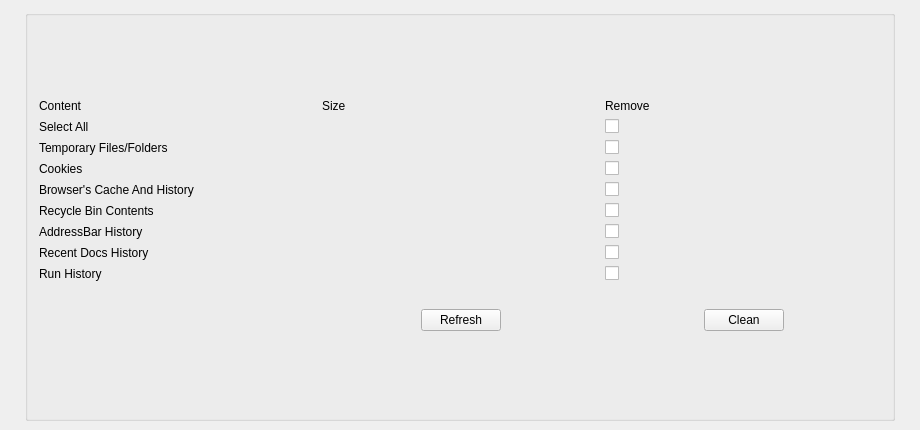
       <widget class="QWidget" name="tab_3">
        <attribute name="title">
         <string>Cleaner</string>
        </attribute>
        <widget class="QWidget" name="horizontalLayoutWidget_7">
         <property name="geometry">
          <rect>
           <x>10</x>
           <y>10</y>
           <width>901</width>
           <height>411</height>
          </rect>
         </property>
         <layout class="QHBoxLayout" name="horizontalLayout_25">
          <item>
           <spacer name="horizontalSpacer_38">
            <property name="orientation">
             <enum>Qt::Horizontal</enum>
            </property>
            <property name="sizeHint" stdset="0">
             <size>
              <width>40</width>
              <height>20</height>
             </size>
            </property>
           </spacer>
          </item>
          <item>
           <widget class="QGroupBox" name="groupBox_11">
            <property name="minimumSize">
             <size>
              <width>870</width>
              <height>370</height>
             </size>
            </property>
            <property name="title">
             <string/>
            </property>
            <widget class="QWidget" name="verticalLayoutWidget_2">
             <property name="geometry">
              <rect>
               <x>10</x>
               <y>30</y>
               <width>851</width>
               <height>351</height>
              </rect>
             </property>
             <layout class="QVBoxLayout" name="verticalLayout_13">
              <property name="leftMargin">
               <number>2</number>
              </property>
              <property name="topMargin">
               <number>2</number>
              </property>
              <property name="rightMargin">
               <number>2</number>
              </property>
              <property name="bottomMargin">
               <number>2</number>
              </property>
              <item>
               <layout class="QGridLayout" name="gridLayout">
                <property name="leftMargin">
                 <number>2</number>
                </property>
                <property name="topMargin">
                 <number>2</number>
                </property>
                <property name="rightMargin">
                 <number>2</number>
                </property>
                <property name="bottomMargin">
                 <number>2</number>
                </property>
                <item row="7" column="2">
                 <widget class="QCheckBox" name="checkBox_cleaner_6">
                  <property name="text">
                   <string/>
                  </property>
                 </widget>
                </item>
                <item row="4" column="0">
                 <widget class="QLabel" name="label_cleaner_6">
                  <property name="text">
                   <string>Cookies</string>
                  </property>
                 </widget>
                </item>
                <item row="5" column="2">
                 <widget class="QCheckBox" name="checkBox_cleaner_4">
                  <property name="text">
                   <string/>
                  </property>
                 </widget>
                </item>
                <item row="3" column="2">
                 <widget class="QCheckBox" name="checkBox_cleaner_2">
                  <property name="text">
                   <string/>
                  </property>
                 </widget>
                </item>
                <item row="11" column="0">
                 <spacer name="horizontalSpacer_7">
                  <property name="orientation">
                   <enum>Qt::Horizontal</enum>
                  </property>
                  <property name="sizeHint" stdset="0">
                   <size>
                    <width>40</width>
                    <height>20</height>
                   </size>
                  </property>
                 </spacer>
                </item>
                <item row="4" column="1">
                 <widget class="QLabel" name="label_cleaner_14">
                  <property name="text">
                   <string/>
                  </property>
                 </widget>
                </item>
                <item row="3" column="1">
                 <widget class="QLabel" name="label_cleaner_13">
                  <property name="text">
                   <string/>
                  </property>
                 </widget>
                </item>
                <item row="1" column="1">
                 <widget class="QLabel" name="label_cleaner_2">
                  <property name="text">
                   <string>Size</string>
                  </property>
                 </widget>
                </item>
                <item row="4" column="2">
                 <widget class="QCheckBox" name="checkBox_cleaner_3">
                  <property name="text">
                   <string/>
                  </property>
                 </widget>
                </item>
                <item row="8" column="2">
                 <widget class="QCheckBox" name="checkBox_cleaner_7">
                  <property name="text">
                   <string/>
                  </property>
                 </widget>
                </item>
                <item row="6" column="0">
                 <widget class="QLabel" name="label_cleaner_8">
                  <property name="text">
                   <string>Recycle Bin Contents</string>
                  </property>
                 </widget>
                </item>
                <item row="2" column="1">
                 <widget class="QLabel" name="label_cleaner_12">
                  <property name="text">
                   <string/>
                  </property>
                 </widget>
                </item>
                <item row="7" column="0">
                 <widget class="QLabel" name="label_cleaner_9">
                  <property name="text">
                   <string>AddressBar History</string>
                  </property>
                 </widget>
                </item>
                <item row="2" column="0">
                 <widget class="QLabel" name="label_cleaner_4">
                  <property name="text">
                   <string>Select All</string>
                  </property>
                 </widget>
                </item>
                <item row="1" column="0">
                 <widget class="QLabel" name="label_cleaner_1">
                  <property name="text">
                   <string>Content</string>
                  </property>
                 </widget>
                </item>
                <item row="8" column="1">
                 <widget class="QLabel" name="label_cleaner_18">
                  <property name="text">
                   <string/>
                  </property>
                 </widget>
                </item>
                <item row="8" column="0">
                 <widget class="QLabel" name="label_cleaner_10">
                  <property name="text">
                   <string>Recent Docs History</string>
                  </property>
                 </widget>
                </item>
                <item row="2" column="2">
                 <widget class="QCheckBox" name="checkBox_cleaner_1">
                  <property name="text">
                   <string/>
                  </property>
                 </widget>
                </item>
                <item row="11" column="1">
                 <layout class="QHBoxLayout" name="horizontalLayout_18">
                  <property name="leftMargin">
                   <number>2</number>
                  </property>
                  <property name="topMargin">
                   <number>2</number>
                  </property>
                  <property name="rightMargin">
                   <number>2</number>
                  </property>
                  <property name="bottomMargin">
                   <number>2</number>
                  </property>
                  <item>
                   <spacer name="horizontalSpacer_5">
                    <property name="orientation">
                     <enum>Qt::Horizontal</enum>
                    </property>
                    <property name="sizeHint" stdset="0">
                     <size>
                      <width>40</width>
                      <height>20</height>
                     </size>
                    </property>
                   </spacer>
                  </item>
                  <item>
                   <widget class="QPushButton" name="pushButton_9">
                    <property name="text">
                     <string>Refresh</string>
                    </property>
                   </widget>
                  </item>
                  <item>
                   <spacer name="horizontalSpacer_6">
                    <property name="orientation">
                     <enum>Qt::Horizontal</enum>
                    </property>
                    <property name="sizeHint" stdset="0">
                     <size>
                      <width>40</width>
                      <height>20</height>
                     </size>
                    </property>
                   </spacer>
                  </item>
                 </layout>
                </item>
                <item row="5" column="1">
                 <widget class="QLabel" name="label_cleaner_15">
                  <property name="text">
                   <string/>
                  </property>
                 </widget>
                </item>
                <item row="9" column="1">
                 <widget class="QLabel" name="label_cleaner_19">
                  <property name="text">
                   <string/>
                  </property>
                 </widget>
                </item>
                <item row="6" column="2">
                 <widget class="QCheckBox" name="checkBox_cleaner_5">
                  <property name="text">
                   <string/>
                  </property>
                 </widget>
                </item>
                <item row="9" column="0">
                 <widget class="QLabel" name="label_cleaner_11">
                  <property name="text">
                   <string>Run History</string>
                  </property>
                 </widget>
                </item>
                <item row="12" column="1">
                 <spacer name="verticalSpacer_2">
                  <property name="orientation">
                   <enum>Qt::Vertical</enum>
                  </property>
                  <property name="sizeHint" stdset="0">
                   <size>
                    <width>20</width>
                    <height>40</height>
                   </size>
                  </property>
                 </spacer>
                </item>
                <item row="3" column="0">
                 <widget class="QLabel" name="label_cleaner_5">
                  <property name="text">
                   <string>Temporary Files/Folders</string>
                  </property>
                 </widget>
                </item>
                <item row="7" column="1">
                 <widget class="QLabel" name="label_cleaner_17">
                  <property name="text">
                   <string/>
                  </property>
                 </widget>
                </item>
                <item row="0" column="1">
                 <spacer name="verticalSpacer_3">
                  <property name="orientation">
                   <enum>Qt::Vertical</enum>
                  </property>
                  <property name="sizeHint" stdset="0">
                   <size>
                    <width>20</width>
                    <height>40</height>
                   </size>
                  </property>
                 </spacer>
                </item>
                <item row="6" column="1">
                 <widget class="QLabel" name="label_cleaner_16">
                  <property name="text">
                   <string/>
                  </property>
                 </widget>
                </item>
                <item row="9" column="2">
                 <widget class="QCheckBox" name="checkBox_cleaner_8">
                  <property name="text">
                   <string/>
                  </property>
                 </widget>
                </item>
                <item row="1" column="2">
                 <widget class="QLabel" name="label_cleaner_3">
                  <property name="text">
                   <string>Remove</string>
                  </property>
                 </widget>
                </item>
                <item row="11" column="2">
                 <layout class="QHBoxLayout" name="horizontalLayout_19">
                  <property name="leftMargin">
                   <number>2</number>
                  </property>
                  <property name="topMargin">
                   <number>2</number>
                  </property>
                  <property name="rightMargin">
                   <number>2</number>
                  </property>
                  <property name="bottomMargin">
                   <number>2</number>
                  </property>
                  <item>
                   <spacer name="horizontalSpacer_8">
                    <property name="orientation">
                     <enum>Qt::Horizontal</enum>
                    </property>
                    <property name="sizeHint" stdset="0">
                     <size>
                      <width>40</width>
                      <height>20</height>
                     </size>
                    </property>
                   </spacer>
                  </item>
                  <item>
                   <widget class="QPushButton" name="pushButton_10">
                    <property name="text">
                     <string>Clean</string>
                    </property>
                   </widget>
                  </item>
                  <item>
                   <spacer name="horizontalSpacer_9">
                    <property name="orientation">
                     <enum>Qt::Horizontal</enum>
                    </property>
                    <property name="sizeHint" stdset="0">
                     <size>
                      <width>40</width>
                      <height>20</height>
                     </size>
                    </property>
                   </spacer>
                  </item>
                 </layout>
                </item>
                <item row="5" column="0">
                 <widget class="QLabel" name="label_cleaner_7">
                  <property name="text">
                   <string>Browser's Cache And History</string>
                  </property>
                 </widget>
                </item>
                <item row="10" column="0">
                 <widget class="QLabel" name="label_4">
                  <property name="text">
                   <string/>
                  </property>
                 </widget>
                </item>
               </layout>
              </item>
             </layout>
            </widget>
           </widget>
          </item>
          <item>
           <spacer name="horizontalSpacer_37">
            <property name="orientation">
             <enum>Qt::Horizontal</enum>
            </property>
            <property name="sizeHint" stdset="0">
             <size>
              <width>40</width>
              <height>20</height>
             </size>
            </property>
           </spacer>
          </item>
         </layout>
        </widget>
       </widget>
